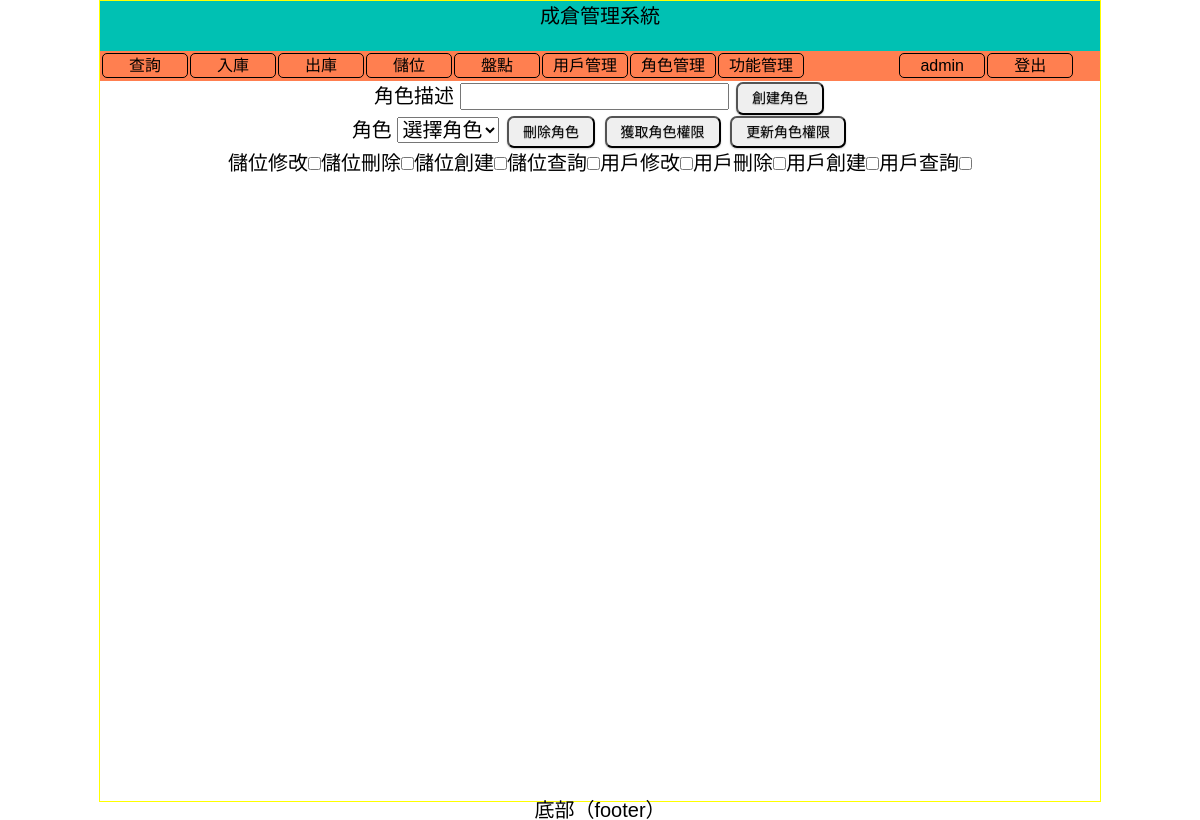
The page /Index.php?act=roles (signed in) on the database as committed earlier.
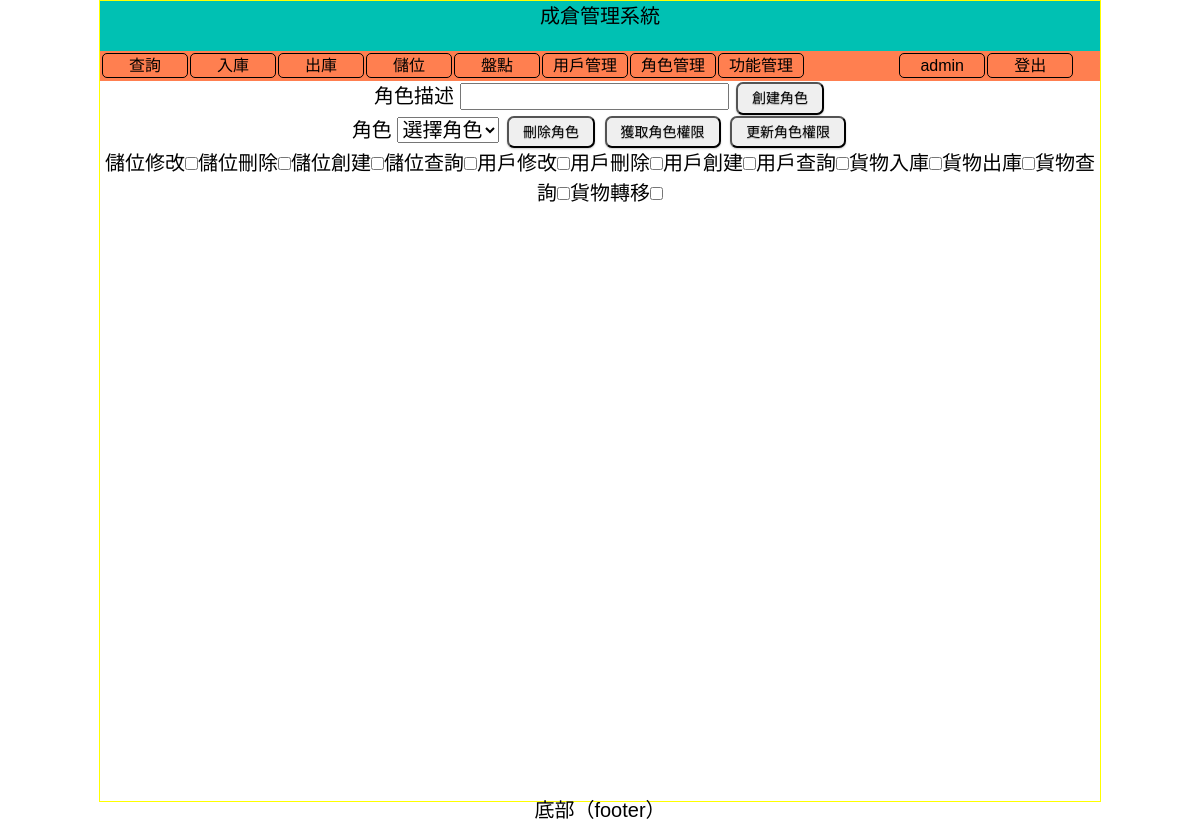
The same page on the database as committed later.
### tables this page shows
CREATE TABLE `fun` (
  `Code` char(255) DEFAULT NULL,
  `Name` char(255) DEFAULT NULL,
  UNIQUE KEY `FunID` (`Code`)
);

### Libs/Config.php (called while the page is built, shortened)
<?php
require_once "MysqlConn.php";
$db_host = "127.0.0.1";
$db_uid  = "root";
$db_pwd  = "root";
$db_name = "WareHouseManagement";
$conn = new MysqlConn($db_host, $db_uid, $db_pwd, $db_name);

### Libs/MysqlConn.php (called while the page is built, shortened)
<?php
class MysqlConn
{
    private $conn;
    function __construct($host, $uid, $pwd, $db)
    {
        $this->conn = new mysqli($host, $uid, $pwd, $db);
        if($this->conn)
        {
            $this->conn->query("set names utf8");
        } else {
            die("数据库连接错误" + $this->conn->error);
        }
    }
    function getAllRow($sql)
    {
        $row = $this->conn->query($sql);
        if($row)
        {
            return $row->fetch_all();
        } else {
            return false;
        }
    }
    function getLine($sql)
    {
        $res = $this->getAllRow($sql);
        if($res)
        {
            $arr = array();
            foreach ($res as $r)
            {
                array_push($arr,$r[0]);
            }
            return $arr;
        } else {
            return false;
        }
    }
}

### Libs/User.php (called while the page is built, shortened)
<?php
class User
{
    public $uid;
    private $uconn;
    function __construct()
    {
        global $conn;
        $this->uconn = $conn;
        if(isset($_SESSION['isLogined']))
        {
            if($_SESSION["isLogined"] == true) {
                $this->uid = $_SESSION["uid"];
                $this->name = $_SESSION["uname"];
                $this->isLogined = $_SESSION["isLogined"];
            }
        }
    }
    function authByRole($rName, $alert=true)
    {
        $sql = "select name from role where code in (select rid from urid where uid='{$this->uid}')";
        if ($rList = $this->uconn->getLine($sql)) {
            if (in_array($rName, $rList)) {
                return true;
            } else {
                if ($alert) __showMsg('沒有權限訪問當前業務.');
                return false;
            }
        } else {
            if ($alert) __showMsg('沒有權限訪問當前業務.');
            return false;
        }
    }
}

### Libs/Func.php (called while the page is built, shortened)
<?php
function __get($v)
{
    $a = isset($_GET[$v]) ? $_GET[$v] : null;
    isset($a) || $a = isset($_POST[$v]) ? $_POST[$v] : null;
    isset($a) || $a = isset($_SESSION[$v]) ? $_SESSION[$v] : null;
    return $a;
}

### Form/Roles.php (the view, shortened to what this page needs)
<?php
$rid = __get('role');
$funList  = $conn->getAllRow('select code,name from fun order by Name');
$rfids = $conn->getLine("select fid from rfid where rid='{$rid}'");
if(!is_array($rfids)) $rfids = array();
$checkBoxStr = "";
foreach ($funList as $f)
{
    if(in_array($f[0],$rfids)) {
        $checkBoxStr .= "<label for='{$f[0]}'>{$f[1]}</label><input type='checkbox' name='{$f[0]}' id='{$f[0]}' value='{$f[0]}' checked='checked'/>";
    } else {
        $checkBoxStr .= "<label for='{$f[0]}'>{$f[1]}</label><input type='checkbox' name='{$f[0]}' id='{$f[0]}' value='{$f[0]}'/>";
    }
}
 ?>
 <form action="?act=roles" method="post" enctype="multipart/form-data" name="formRole">
   <div>
      <label for="iptRoleDesc">角色描述</label>
      <input type="text" name="iptRoleDesc" id="iptRoleDesc" />
<input type="submit" name="btnRoleCreate" id="btnRoleCreate" value="創建角色" />
   </div>
   <div>
     <label for="role">角色</label>
   <select name="role" id="role">
       <option>選擇角色</option>
   </select>
   <input type="submit" name="btnRoleDel" id="btnRoleDel" value="刪除角色" />
   <input type="submit" name="btnGetRoleInfo" id="btnGetRoleInfo" value="獲取角色權限" />
   <input type="submit" name="btnUpdateRoleInfo" id="btnUpdateRoleInfo" value="更新角色權限" />
   </div>
     <div>
         <?php echo $checkBoxStr ?>
     </div>
 </form>

### Index.php (shortened to what this page needs)
<?php
include "Libs/Func.php";
include "Libs/Config.php";
require_once "Libs/MysqlConn.php";
include "Libs/User.php";
$user = new User();
$act  = __get("act");
?>
<html>
<link href="Css/MainPage.css" rel="stylesheet">
<link href="Css/ButtonStyle.css" rel="stylesheet">
<head>
</head>
<body>
<div id="Container">
    <div id="header">成倉管理系統 </div>
    <div id="main">
        <div id="mainMenu">
            <?php
            if($user->isLogined)
            {
                include "Form/mainMenu.php";
            }
            ?>
        </div>
        <div id="mainContent">
            <?php
            if(!$user->isLogined)
            {
                include "Form/UserLogin.php";
            } else {
                include "Form/Router.php";
            }
            ?>
        </div>
    </div>
    <div id="footer">底部（footer）</div>
</div>
</body>
</html>

### Form/mainMenu.php (shortened to what this page needs)
<div id="divMainMenu">
    <table width="100%" border="0">
      <tr>
        <td width="80%">
            <a href="?act=search">查詢</a>
            <a href="?act=goodsin">入庫</a>
            <a href="?act=goodsout">出庫</a>
            <a href="?act=shelf">儲位</a>
            <a href="?act=inventory">盤點</a>
            <?php
            if($user->authByRole("管理員",false))
            {
                echo '
                    <a href="?act=users">用戶管理</a>
                    <a href="?act=roles">角色管理</a>
                    <a href="?act=fun">功能管理</a>
                    ';
            }
            ?>
        </td>
        <td width="20%"><a href="?act=userDetail"><?php echo $user->name ?></a><a href="?act=userLogout">登出</a></td>
      </tr>
    </table>
</div>

### Form/Router.php (shortened to what this page needs)
<?php
switch ($act)
{
    default:
        if(empty($act))
        {
        } else {
            if (file_exists("Form/" . $act . '.php')) {
                include "Form/" . $act . '.php';
            } else {
                include "Form/404.php";
            }
        }
        break;
}

### Css/MainPage.css (style rules this page uses)
body, div, address, blockquote, iframe, ul, ol, dl, dt, dd, li, dl, h1, h2, h3, h4, h5, h6, p, pre, table, caption, th, td, form, legend, fieldset, input, button, select, textarea { margin:0; padding:0; font-weight: normal;font-style: normal;font-size: 100%; font-family: inherit; }
body { color:#000;background:#FFF; text-align: center; font: 20px/1.5 Arial, Helvetica, sans-serif; }
#container { width:1000px; height: 100%; margin:0px auto; border: 1px solid yellow; }
#header { width:100%; height:50px; background-color: #00C1B3; }
#main { width:100%; height:400px; }
#footer { width:1000px; height:20px; position: absolute; bottom: 5px; }
#mainMenu { height:30px; background-color: coral; }

### Css/ButtonStyle.css (style rules this page uses)
.button,input[type='button'],input[type='submit'] { display: inline-block; zoom: 1; *display: inline; vertical-align: baseline; margin: 0 2px; outline: none; cursor: pointer; text-align: center; text-decoration: none; font: 14px/100% Arial, Helvetica, sans-serif; padding: .5em 1em .55em; text-shadow: 0 1px 1px rgba(0,0,0,.3); -webkit-border-radius: .5em; -moz-border-radius: .5em; border-radius: .5em; -webkit-box-shadow: 0 1px 2px rgba(0,0,0,.2); -moz-box-shadow: 0 1px 2px rgba(0,0,0,.2); box-shadow: 0 1px 2px rgba(0,0,0,.2); }

### Form/mainMenu.php (style rules this page uses)
#divMainMenu table tr td a { display: block; border: 1px solid black; color: black; height: 20px; width: 80px; float:left; text-align: center; font-size:16px; line-height:20px; margin-right: 2px; border-radius: 5px; text-decoration: none; padding: 2px 2px 1px; }

Rows that differ between the two databases and show on the page:
added fun: Name "貨物入庫"
added fun: Name "貨物出庫"
added fun: Name "貨物查詢"
added fun: Name "貨物轉移"
